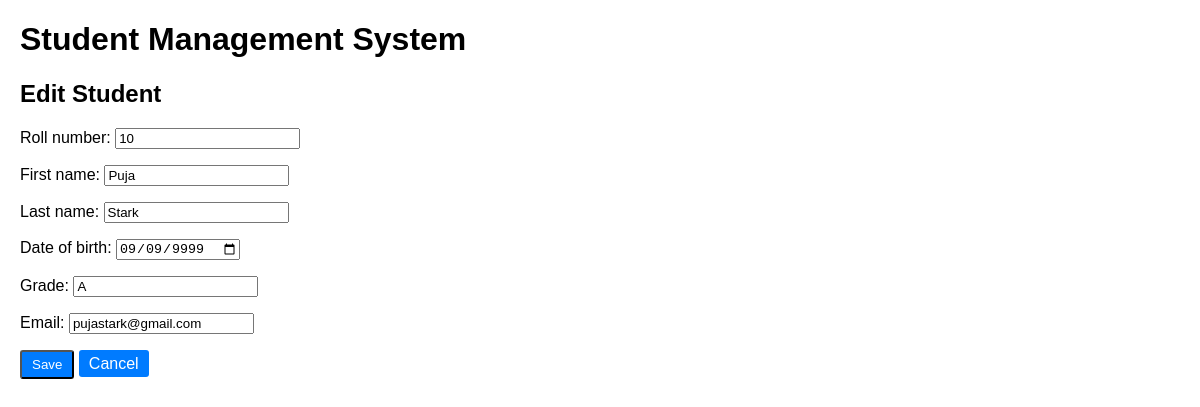
Screenshot of /students/6/update/ with the database file from the repository.
### students/models.py (models this page shows, shortened)
class Student(models.Model):
    roll_number = models.CharField(max_length=20, unique=True)
    first_name = models.CharField(max_length=100)
    last_name = models.CharField(max_length=100)
    date_of_birth = models.DateField()
    grade = models.CharField(max_length=10)
    email = models.EmailField(unique=True)

### students/views.py (the view)
# urls.py: path('<int:pk>/update/', views.update_student, name='update_student'),
def update_student(request, pk):
    student = get_object_or_404(Student, pk=pk)
    if request.method == 'POST':
        form = StudentForm(request.POST, instance=student)
        if form.is_valid():
            form.save()
            return redirect('student_detail', pk=student.pk)
    else:
        form = StudentForm(instance=student)
    return render(request, 'students/student_form.html', {'form': form})

### students/forms.py
class StudentForm(forms.ModelForm):
    class Meta:
        model = Student
        fields = ['roll_number', 'first_name', 'last_name', 'date_of_birth', 'grade', 'email']
        widgets = {
            'date_of_birth': forms.DateInput(attrs={'type': 'date'}),
        }

### students/templates/students/student_form.html (shortened to what this page needs)
{% extends 'students/base.html' %}
{% block content %}
    <h2>{% if form.instance.pk %}Edit{% else %}Add{% endif %} Student</h2>
    <form method="post">
        {{ form.as_p }}
        <button type="submit" class="btn btn-primary">Save</button>
        <a href="{% url 'student_list' %}" class="btn btn-primary">Cancel</a>
    </form>
{% endblock %}

### students/templates/students/base.html (style rules this page uses)
body { font-family: Arial, sans-serif; margin: 20px; }
.btn { padding: 5px 10px; text-decoration: none; color: white; border-radius: 3px; }
.btn-primary { background-color: #007bff; }

### rows the page displays
Student: roll_number "10", first_name "Puja", last_name "Stark", date_of_birth "09/09/9999", grade "A", email "pujastark@gmail.com"
